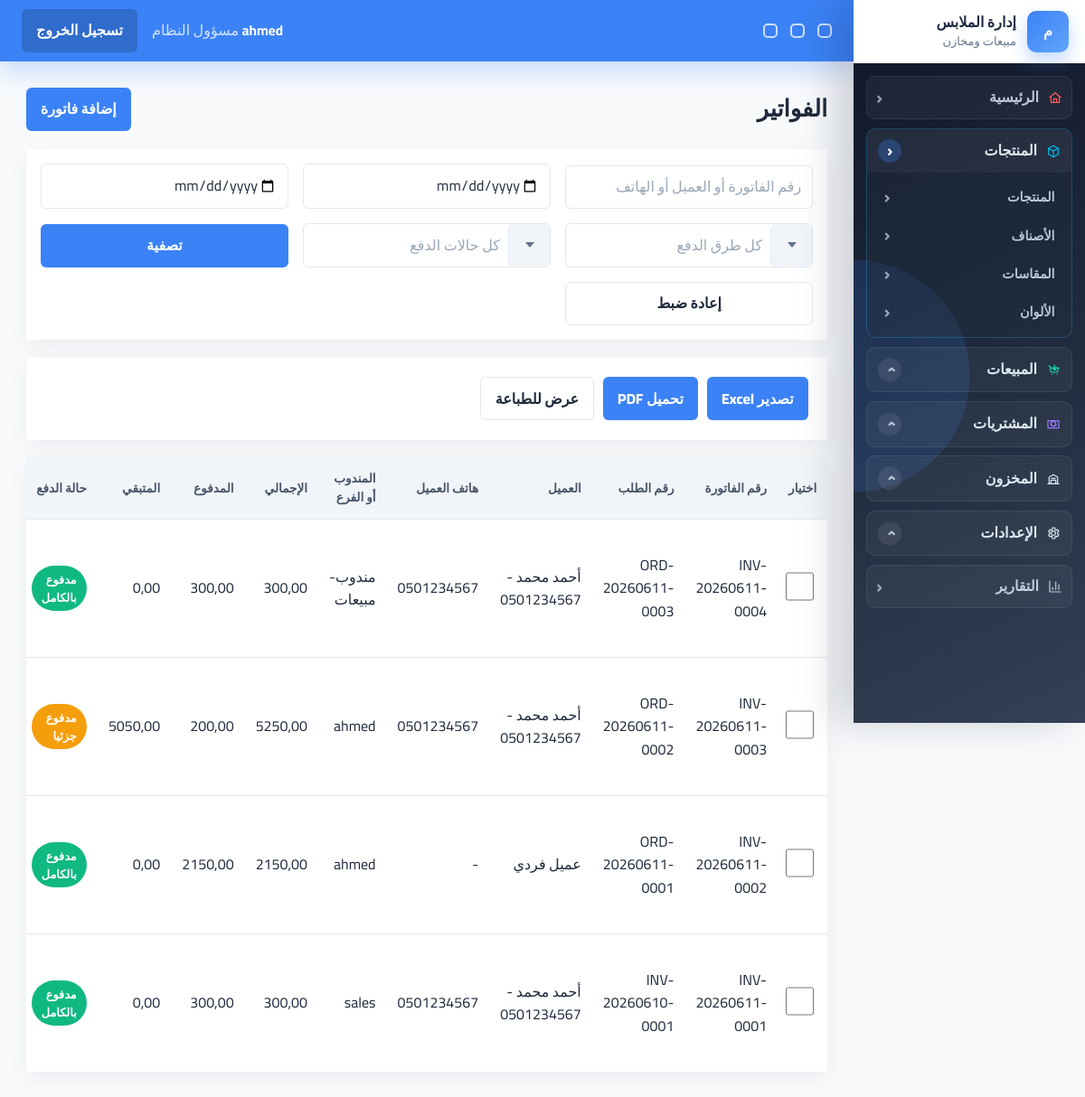
The page /invoices/ (signed in) on the database its author committed.
### accounts/models.py (models this page shows, shortened)
class User(AbstractUser):
    ROLE_MANAGER = 'manager'
    ROLE_SALES = 'sales'
    ROLE_WAREHOUSE = 'warehouse'
    ROLE_CHOICES = [
        (ROLE_MANAGER, 'مسؤول النظام'),
        (ROLE_SALES, 'مندوب مبيعات'),
        (ROLE_WAREHOUSE, 'مسؤول مخزن'),
    ]
    username = models.CharField(
        'اسم المستخدم',
        max_length=150,
        unique=True,
        help_text='يمكن استخدام الحروف والأرقام والمسافات.',
        error_messages={'unique': 'يوجد مستخدم بهذا الاسم بالفعل.'},
    )
    role = models.CharField(max_length=20, choices=ROLE_CHOICES, default=ROLE_SALES, db_index=True)
    phone = models.CharField(max_length=20, blank=True, null=True)
    created_at = models.DateTimeField(auto_now_add=True, db_index=True)
    class Meta:
        indexes = [
            models.Index(fields=['role', 'is_active']),
            models.Index(fields=['created_at']),
        ]
    @property
    def is_manager(self):
        return self.role == self.ROLE_MANAGER or self.is_superuser

### invoices/models.py (models this page shows, shortened)
class Invoice(models.Model):
    order = models.OneToOneField(Order, on_delete=models.CASCADE, related_name='invoice')
    invoice_number = models.CharField(max_length=50, unique=True, db_index=True)
    issued_at = models.DateTimeField(auto_now_add=True, db_index=True)
    printed_count = models.PositiveIntegerField(default=0)

### orders/models.py (models this page shows, shortened)
class Order(models.Model):
    DOCUMENT_SALE = 'sale'
    DOCUMENT_QUOTE = 'quote'
    DOCUMENT_SAMPLE = 'sample'
    DOCUMENT_TYPE_CHOICES = [
        (DOCUMENT_SALE, 'Sale'),
        (DOCUMENT_QUOTE, 'Priced quote'),
        (DOCUMENT_SAMPLE, 'Sample / free issue'),
    ]
    TYPE_B2C = 'b2c'
    TYPE_B2B = 'b2b'
    ORDER_TYPE_CHOICES = [
        (TYPE_B2C, 'قطاعي'),
        (TYPE_B2B, 'جملة'),
    ]
    STATUS_DRAFT = 'draft'
    STATUS_CONFIRMED = 'confirmed'
    STATUS_PREPARING = 'preparing'
    STATUS_READY = 'ready'
    STATUS_COMPLETED = 'completed'
    STATUS_CANCELLED = 'cancelled'
    STATUS_PARTIALLY_RETURNED = 'partially_returned'
    STATUS_RETURNED = 'returned'
    STATUS_CHOICES = [
        (STATUS_DRAFT, 'مسودة'),
        (STATUS_CONFIRMED, 'مؤكد'),
        (STATUS_PREPARING, 'قيد التجهيز'),
        (STATUS_READY, 'جاهز'),
        (STATUS_COMPLETED, 'مكتمل'),
        (STATUS_CANCELLED, 'ملغي'),
        (STATUS_PARTIALLY_RETURNED, 'مرتجع جزئيا'),
        (STATUS_RETURNED, 'مرتجع'),
    ]
    PAYMENT_UNPAID = 'unpaid'
    PAYMENT_PARTIAL = 'partial'
    PAYMENT_PAID = 'paid'
    PAYMENT_STATUS_CHOICES = [
        (PAYMENT_UNPAID, 'غير مدفوع'),
        (PAYMENT_PARTIAL, 'مدفوع جزئيا'),
        (PAYMENT_PAID, 'مدفوع بالكامل'),
    ]
    METHOD_CASH = 'cash'
    METHOD_COD = 'cod'
    METHOD_BANK = 'bank_transfer'
    METHOD_WALLET = 'wallet_transfer'
    METHOD_CREDIT = 'credit'
    PAYMENT_METHOD_CHOICES = [
        (METHOD_CASH, 'نقدي'),
        (METHOD_COD, 'الدفع عند الاستلام'),
        (METHOD_BANK, 'تحويل بنكي مسجل يدويا'),
        (METHOD_WALLET, 'تحويل محفظة مسجل يدويا'),
        (METHOD_CREDIT, 'آجل'),
    ]
    order_number = models.CharField(max_length=50, unique=True, db_index=True)
    document_type = models.CharField(max_length=20, choices=DOCUMENT_TYPE_CHOICES, default=DOCUMENT_SALE, db_index=True)
    order_type = models.CharField(max_length=10, choices=ORDER_TYPE_CHOICES)
    customer = models.ForeignKey(Customer, on_delete=models.SET_NULL, null=True)
    warehouse = models.ForeignKey(Warehouse, on_delete=models.SET_NULL, null=True)
    status = models.CharField(max_length=20, choices=STATUS_CHOICES, default=STATUS_DRAFT, db_index=True)
    payment_status = models.CharField(max_length=20, choices=PAYMENT_STATUS_CHOICES, default=PAYMENT_UNPAID, db_index=True)
    payment_method = models.CharField(max_length=30, choices=PAYMENT_METHOD_CHOICES, default=METHOD_CASH)
    wallet_from_number = models.CharField(max_length=50, blank=True, null=True)
    wallet_to_number = models.CharField(max_length=50, blank=True, null=True)
    subtotal = models.DecimalField(max_digits=12, decimal_places=2, default=0)
    discount = models.DecimalField(max_digits=12, decimal_places=2, default=0)
    discount_amount = models.DecimalField(max_digits=12, decimal_places=2, default=0, validators=[MinValueValidator(0)])
    discount_percentage = models.DecimalField(max_digits=5, decimal_places=2, default=0, validators=[MinValueValidator(0), MaxValueValidator(100)])
    discount_reason = models.TextField(blank=True, null=True)
    discount_approved_by = models.ForeignKey(
        settings.AUTH_USER_MODEL,
        on_delete=models.SET_NULL,
        null=True,
        blank=True,
        related_name='approved_order_discounts',
    )
    total = models.DecimalField(max_digits=12, decimal_places=2, default=0)
    total_cost = models.DecimalField(max_digits=12, decimal_places=2, default=0)
    gross_profit = models.DecimalField(max_digits=12, decimal_places=2, default=0)
    paid_amount = models.DecimalField(max_digits=12, decimal_places=2, default=0)
    remaining_amount = models.DecimalField(max_digits=12, decimal_places=2, default=0)
    notes = models.TextField(blank=True, null=True)
    created_by = models.ForeignKey(settings.AUTH_USER_MODEL, on_delete=models.SET_NULL, null=True)
    created_at = models.DateTimeField(auto_now_add=True, db_index=True)
    updated_at = models.DateTimeField(auto_now=True)
    class Meta:
        indexes = [
            models.Index(fields=['order_number']),
            models.Index(fields=['customer', 'status', 'created_at']),
            models.Index(fields=['status', 'created_at']),
            models.Index(fields=['created_at']),
        ]
        constraints = [
            models.CheckConstraint(condition=models.Q(discount_amount__gte=0), name='orders_order_discount_amount_gte_0'),
            models.CheckConstraint(condition=models.Q(discount_percentage__gte=0, discount_percentage__lte=100), name='orders_order_discount_percentage_0_100'),
            models.CheckConstraint(condition=models.Q(subtotal__gte=0), name='orders_order_subtotal_gte_0'),
            models.CheckConstraint(condition=models.Q(discount__gte=0), name='orders_order_discount_gte_0'),
            models.CheckConstraint(condition=models.Q(total__gte=0), name='orders_order_total_gte_0'),
            models.CheckConstraint(condition=models.Q(total_cost__gte=0), name='orders_order_total_cost_gte_0'),
            models.CheckConstraint(condition=models.Q(paid_amount__gte=0), name='orders_order_paid_amount_gte_0'),
            models.CheckConstraint(condition=models.Q(remaining_amount__gte=0), name='orders_order_remaining_amount_gte_0'),
        ]

### customers/models.py (models this page shows)
class Customer(models.Model):
    TYPE_B2C = 'b2c'
    TYPE_B2B = 'b2b'
    TYPE_RETAIL = 'retail'
    TYPE_WHOLESALE = 'wholesale'
    TYPE_INACTIVE = 'inactive'
    TYPE_POTENTIAL = 'potential'
    TYPE_PROBLEM = 'problem_customer'
    CUSTOMER_TYPE_CHOICES = [
        (TYPE_B2C, 'عميل فردي'),
        (TYPE_B2B, 'عميل جملة / شركة'),
        (TYPE_RETAIL, 'قطاعي'),
        (TYPE_WHOLESALE, 'جملة'),
        (TYPE_INACTIVE, 'غير نشط'),
        (TYPE_POTENTIAL, 'محتمل'),
        (TYPE_PROBLEM, 'عميل يحتاج متابعة'),
    ]
    name = models.CharField(max_length=200, db_index=True)
    customer_type = models.CharField(max_length=30, choices=CUSTOMER_TYPE_CHOICES, default=TYPE_RETAIL, db_index=True)
    phone = models.CharField(max_length=20, db_index=True)
    whatsapp = models.CharField(max_length=20, blank=True, null=True)
    email = models.EmailField(blank=True, null=True)
    company_name = models.CharField(max_length=200, blank=True, null=True)
    tax_number = models.CharField(max_length=100, blank=True, null=True)
    address = models.TextField(blank=True, null=True)
    credit_limit = models.DecimalField(max_digits=12, decimal_places=2, default=0, validators=[MinValueValidator(0)])
    opening_balance = models.DecimalField(max_digits=12, decimal_places=2, default=0)
    notes = models.TextField(blank=True, null=True)
    is_active = models.BooleanField(default=True, db_index=True)
    created_by = models.ForeignKey(settings.AUTH_USER_MODEL, on_delete=models.SET_NULL, null=True)
    created_at = models.DateTimeField(auto_now_add=True, db_index=True)
    class Meta:
        indexes = [
            models.Index(fields=['phone']),
            models.Index(fields=['name', 'phone']),
            models.Index(fields=['created_at']),
        ]
    def __str__(self):
        return f'{self.name} - {self.phone}'

### invoices/views.py (the view)
# urls.py: path('', views.InvoiceListView.as_view(), name='list'),
class InvoiceListView(SalesRequiredMixin, ListView):
    model = Invoice
    template_name = 'invoices/list.html'
    context_object_name = 'invoices'
    paginate_by = 20
    def get_queryset(self):
        qs = Invoice.objects.select_related('order__customer', 'order__created_by').order_by('-issued_at')
        if self.request.user.role == 'sales' and not self.request.user.is_superuser:
            qs = qs.filter(order__created_by=self.request.user)
        self.filter_form = InvoiceFilterForm(self.request.GET)
        if self.filter_form.is_valid():
            q = self.filter_form.cleaned_data.get('q')
            date_from = self.filter_form.cleaned_data.get('date_from')
            date_to = self.filter_form.cleaned_data.get('date_to')
            payment_method = self.filter_form.cleaned_data.get('payment_method')
            payment_status = self.filter_form.cleaned_data.get('payment_status')
            if q:
                qs = qs.filter(arabic_search_q(('invoice_number', 'order__order_number', 'order__customer__name', 'order__customer__phone'), q))
            if date_from:
                qs = qs.filter(issued_at__date__gte=date_from)
            if date_to:
                qs = qs.filter(issued_at__date__lte=date_to)
            if payment_method:
                qs = qs.filter(order__payment_method=payment_method)
            if payment_status:
                qs = qs.filter(order__payment_status=payment_status)
        return qs
    def get_context_data(self, **kwargs):
        context = super().get_context_data(**kwargs)
        context['filter_form'] = getattr(self, 'filter_form', InvoiceFilterForm(self.request.GET))
        return context

### invoices/forms.py
class InvoiceFilterForm(forms.Form):
    q = forms.CharField(
        label='بحث',
        required=False,
        widget=forms.TextInput(attrs={'type': 'search', 'placeholder': 'رقم الفاتورة أو العميل أو الهاتف'}),
    )
    date_from = forms.DateField(label='من تاريخ', required=False, widget=forms.DateInput(attrs={'type': 'date'}))
    date_to = forms.DateField(label='إلى تاريخ', required=False, widget=forms.DateInput(attrs={'type': 'date'}))
    payment_method = forms.ChoiceField(
        label='طريقة الدفع',
        required=False,
        choices=(
            ('', 'كل طرق الدفع'),
            (Order.METHOD_CASH, 'نقدي'),
            (Order.METHOD_WALLET, 'محفظة'),
            (Order.METHOD_CREDIT, 'آجل'),
        ),
    )
    payment_status = forms.ChoiceField(
        label='حالة الدفع',
        required=False,
        choices=(('', 'كل حالات الدفع'),) + tuple(Order.PAYMENT_STATUS_CHOICES),
    )

### accounts/permissions.py (called while the page is built)
def has_role(user, *roles):
    if not user.is_authenticated:
        return False
    if user.is_superuser or getattr(user, 'role', None) == 'manager':
        return True
    return getattr(user, 'role', None) in roles

    def test_func(self):
        return has_role(self.request.user, *self.allowed_roles)

### templates/invoices/list.html (shortened to what this page needs)
{% extends 'base.html' %}
{% block content %}
<div class="page-head">
    <h1>الفواتير</h1>
    <a class="btn btn-accent" href="{% url 'orders:create' %}">إضافة فاتورة</a>
</div>
<form class="filters" method="get">
    {{ filter_form.q }}
    {{ filter_form.date_from }}
    {{ filter_form.date_to }}
    <button class="btn btn-primary" type="submit">تصفية</button>
    <a class="btn btn-light" href="{% url 'invoices:list' %}">إعادة ضبط</a>
</form>
<form method="post">
    <div class="button-row card">
        <button class="btn btn-accent" formaction="{% url 'invoices:export_excel' %}?{{ request.GET.urlencode }}" type="submit">تصدير Excel</button>
        <button class="btn btn-accent" formaction="{% url 'invoices:export_pdf' %}?{{ request.GET.urlencode }}" type="submit">تحميل PDF</button>
        <button class="btn btn-light" formaction="{% url 'invoices:report_print' %}?{{ request.GET.urlencode }}" formtarget="_blank" type="submit">عرض للطباعة</button>
    </div>
    <div class="table-wrap">
        <table>
            <thead><tr><th>اختيار</th><th>رقم الفاتورة</th><th>رقم الطلب</th><th>العميل</th><th>هاتف العميل</th><th>المندوب أو الفرع</th><th>الإجمالي</th><th>المدفوع</th><th>المتبقي</th><th>حالة الدفع</th><th>طريقة الدفع</th><th>تاريخ الشراء</th><th>إجراءات</th></tr></thead>
            <tbody>
            {% for invoice in invoices %}
                <tr>
                    <td><input type="checkbox" name="invoice_ids" value="{{ invoice.pk }}"></td>
                    <td>{{ invoice.invoice_number }}</td>
                    <td>{{ invoice.order.order_number }}</td>
                    <td>{{ invoice.order.customer|default:'عميل فردي' }}</td>
                    <td>{{ invoice.order.customer.phone|default:'-' }}</td>
                    <td>{{ invoice.order.created_by|default:'-' }}</td>
                    <td>{{ invoice.order.total }}</td>
                    <td>{{ invoice.order.paid_amount }}</td>
                    <td>{{ invoice.order.remaining_amount }}</td>
                    <td><span class="badge {% if invoice.order.payment_status == 'paid' %}success{% elif invoice.order.payment_status == 'partial' %}warning{% else %}danger{% endif %}">{{ invoice.order.get_payment_status_display }}</span></td>
                </tr>
            {% empty %}
                <tr><td colspan="13">لا توجد فواتير</td></tr>
            {% endfor %}
            </tbody>
        </table>
    </div>
</form>
{% endblock %}

### templates/partials/navbar.html (shortened to what this page needs)
<header class="topbar">
    <div class="topbar-tools" aria-hidden="true">
        <span></span>
        <span></span>
        <span></span>
    </div>
    <div class="topbar-user">
        <strong>{{ request.user.get_full_name|default:request.user.username }}</strong>
        <span>{{ request.user.get_role_display }}</span>
    </div>
    <form method="post" action="{% url 'accounts:logout' %}">
        <button class="btn btn-secondary" type="submit">تسجيل الخروج</button>
    </form>
</header>

### rows shown on the page
User: user.get_full_name "ahmed", user.role "مسؤول النظام"
Invoice: invoice_number "INV-20260611-0004", order.order_number "ORD-20260611-0003", order.customer "أحمد محمد - 0501234567", order.customer.phone "0501234567", order.created_by "مندوب-مبيعات", order.total "300,00", order.paid_amount "300,00", order.remaining_amount "0,00", order.payment_status "مدفوع بالكامل"
Invoice: invoice_number "INV-20260611-0003", order.order_number "ORD-20260611-0002", order.customer "أحمد محمد - 0501234567", order.customer.phone "0501234567", order.created_by "ahmed", order.total "5250,00", order.paid_amount "200,00", order.remaining_amount "5050,00", order.payment_status "مدفوع جزئيا"
Invoice: invoice_number "INV-20260611-0002", order.order_number "ORD-20260611-0001", order.customer "عميل فردي", order.customer.phone "-", order.created_by "ahmed", order.total "2150,00", order.paid_amount "2150,00", order.remaining_amount "0,00", order.payment_status "مدفوع بالكامل"
Invoice: invoice_number "INV-20260611-0001", order.order_number "INV-20260610-0001", order.customer "أحمد محمد - 0501234567", order.customer.phone "0501234567", order.created_by "sales", order.total "300,00", order.paid_amount "300,00", order.remaining_amount "0,00", order.payment_status "مدفوع بالكامل"
